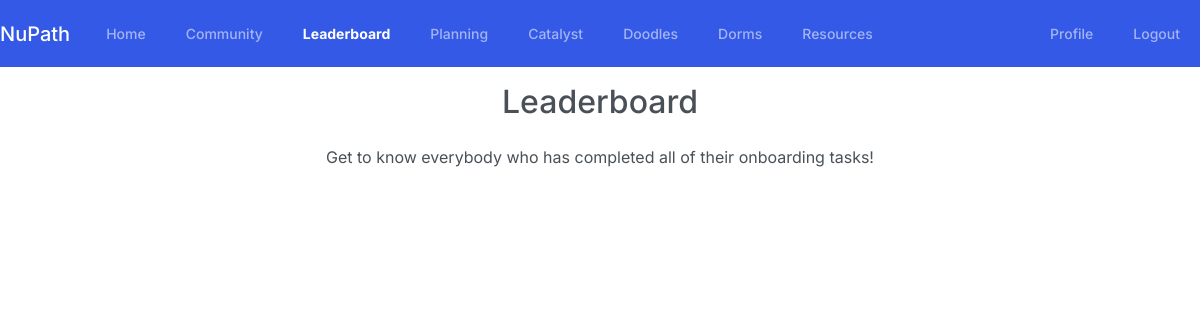
Page /leaderboard/ (signed in) on the earlier database version.
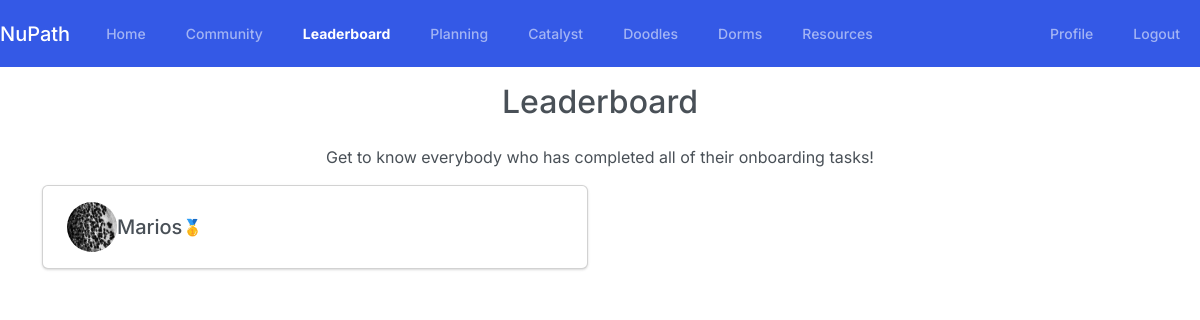
Same page on the later database version.
### Users/models.py (models this page shows, shortened)
class Profile(models.Model):
    user = models.OneToOneField(User, on_delete=models.CASCADE)
    image = models.ImageField(default='default.png', upload_to='profile_pics')
    picked_classes = models.BooleanField(default=False)
    picked_dorm_room = models.BooleanField(default=False)
    checked_ham_menu = models.BooleanField(default=False)
    checked_campus_facilities = models.BooleanField(default=False)
    known_faculty = models.BooleanField(default=False)

### Features/views.py (the view)
# urls.py: path('leaderboard/', features_views.leaderboard, name='leaderboard'),
@login_required
def leaderboard(request):
    leaderboard_members = Profile.objects.all().filter(
        picked_classes=True,
        picked_dorm_room=True,
        checked_ham_menu=True,
        checked_campus_facilities=True,
        known_faculty=True
    )  # get all profiles with fully completed onboarding tasks
    return render(request, 'Features/leaderboard.html', {'members': leaderboard_members})

### Features/templates/Features/leaderboard.html (shortened to what this page needs)
{% extends 'Features/base.html' %}
{% block content %}
{% load static %}
<div class="container">
    <h2 class="mt-3 mb-4 text-center">Leaderboard</h2>
    <p class="text-center">Get to know everybody who has completed all of their onboarding tasks!</p>
    <div class="row">
        {% for m in members %}
        <div class="col-md-6 mb-4">
            <div class="card">
                <div class="card-body d-flex align-items-center">
                    <img class="rounded-circle mr-3" src="{{ m.image.url }}" width="50" height="50" alt="{{ m.user.username }}">
                    <h5 class="card-title mb-0">{{ m.user.username }}</h5>
                    <span class="ml-auto" style="font-size: 1em;">🥇</span>
                </div>
            </div>
        </div>
        {% endfor %}
    </div>
</div>
{% endblock %}

Differences in the rows shown:
now on this page (row edited): Profile: image (picture), user.username "Marios"
